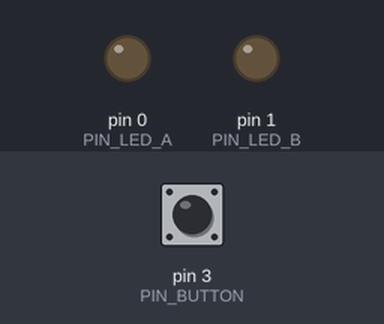
Bench run of a sketch on a simulated Arduino Nano, built with avr-gcc and run on an emulated ATmega328P. On the bench: output pins drawn as LEDs (lit = HIGH). Dashed ring = blinking. The test bench sets the inputs (shaded band); at power-on: pin 3 (PIN_BUTTON) HIGH.

Above: at 1.2 s.
1.3 s: pin 3 (PIN_BUTTON) pulled LOW for 0.15 s
At 2.0 s:
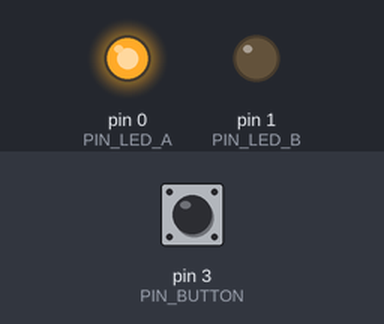
2.9 s: pin 3 (PIN_BUTTON) pulled LOW for 1 s
At 4.4 s:
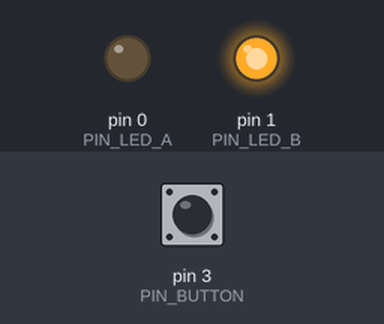
5.4 s: pin 3 (PIN_BUTTON) pulled LOW for 0.15 s
At 5.5 s:
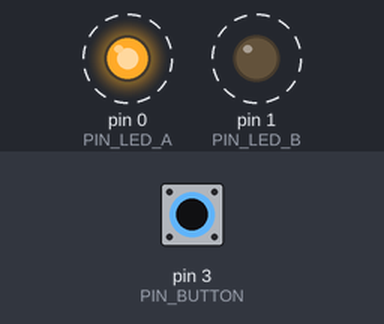
8.4 s: pin 3 (PIN_BUTTON) pulled LOW for 3.2 s
At 8.4 s:
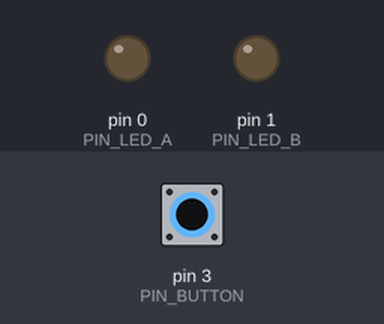
Timing chart, 0 to 11.4 s (numbered marks = the images above; inputs shaded):
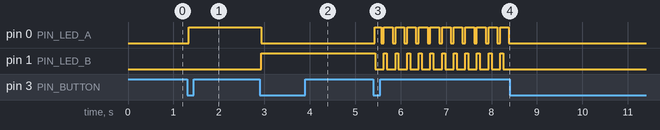

Measured:
- after the input at 1.3 s, pin 0 (PIN_LED_A): LOW → HIGH at once
- after the input at 2.9 s, pin 0 (PIN_LED_A): HIGH → LOW at once; pin 1 (PIN_LED_B): LOW → HIGH at once
- after the input at 5.4 s, pin 0 (PIN_LED_A): alternates HIGH for 0.19 s and LOW for 0.06 s, starting at once; pin 1 (PIN_LED_B): alternates HIGH for 0.06 s and LOW for 0.19 s, starting at once
- after the input at 8.4 s, pin 0 (PIN_LED_A), pin 1 (PIN_LED_B): stops changing and stays LOW

The sketch:

attiny13a_reference_reconstruction.ino
```cpp
/*
 * ATtiny13A optical demonstrator — ILLUSTRATIVE RECONSTRUCTION ONLY
 *
 * This is NOT the original firmware. The original uploaded/programmed sketch
 * was not preserved in the material currently available.
 *
 * Known history: ATtiny13A, Arduino Nano as ISP, button, two LEDs, four modes,
 * PWM behavior, LED orientation corrected during hardware debugging.
 * Unknown: pin mapping, active LED polarity, exact four modes, PWM semantics,
 * button wiring, timing and ADC connections.
 *
 * DO NOT FLASH TO HARDWARE UNTIL PINOUT / ELECTRICAL BEHAVIOR ARE VERIFIED.
 * Intended as an educational code reference for the documentation only.
 */

#include <Arduino.h>

// Deliberately block compilation until actual schematic is checked.
#ifndef OPTICAL_BOARD_PINOUT_VERIFIED
#error "Verify PCB pinout, button circuit and LED polarity; then define OPTICAL_BOARD_PINOUT_VERIFIED and configure the pins below."
#endif

// EXAMPLE assignments ONLY — replace with actual PCB pin mapping.
#ifndef PIN_BUTTON
#define PIN_BUTTON 3
#endif
#ifndef PIN_LED_A
#define PIN_LED_A 0
#endif
#ifndef PIN_LED_B
#define PIN_LED_B 1
#endif

// EXAMPLE electrical assumptions: button pulls LOW, LEDs active HIGH.
// Verify these against the real circuit before running.
#ifndef LED_ACTIVE_HIGH
#define LED_ACTIVE_HIGH 1
#endif

static uint8_t modeIndex = 0;
static uint8_t stableButton = HIGH;
static uint8_t lastRawButton = HIGH;
static unsigned long lastTransitionMs = 0;
static const unsigned long debounceMs = 35;

static void setLed(uint8_t pin, bool on) {
  digitalWrite(pin, (on == (LED_ACTIVE_HIGH != 0)) ? HIGH : LOW);
}

void setup() {
  pinMode(PIN_BUTTON, INPUT_PULLUP);  // EXAMPLE: verify button wiring.
  pinMode(PIN_LED_A, OUTPUT);
  pinMode(PIN_LED_B, OUTPUT);
  setLed(PIN_LED_A, false);
  setLed(PIN_LED_B, false);
}

void loop() {
  const uint8_t raw = digitalRead(PIN_BUTTON);
  const unsigned long now = millis();
  if (raw != lastRawButton) lastTransitionMs = now;
  if ((now - lastTransitionMs) >= debounceMs && raw != stableButton) {
    stableButton = raw;
    if (stableButton == LOW) modeIndex = (modeIndex + 1) & 0x03;
  }
  lastRawButton = raw;

  // These four LED patterns are EXAMPLES, NOT the original four modes.
  // Software PWM is illustrative; timing/frequency are not calibrated.
  const uint8_t pwmPhase = (uint8_t)(now & 0xFF);
  switch (modeIndex) {
    case 0: setLed(PIN_LED_A, false); setLed(PIN_LED_B, false); break;
    case 1: setLed(PIN_LED_A, true);  setLed(PIN_LED_B, false); break;
    case 2: setLed(PIN_LED_A, false); setLed(PIN_LED_B, true);  break;
    default:
      setLed(PIN_LED_A, pwmPhase < 192); // 75% illustrative duty cycle
      setLed(PIN_LED_B, pwmPhase < 64);  // 25% illustrative duty cycle
      break;
  }
}
```
